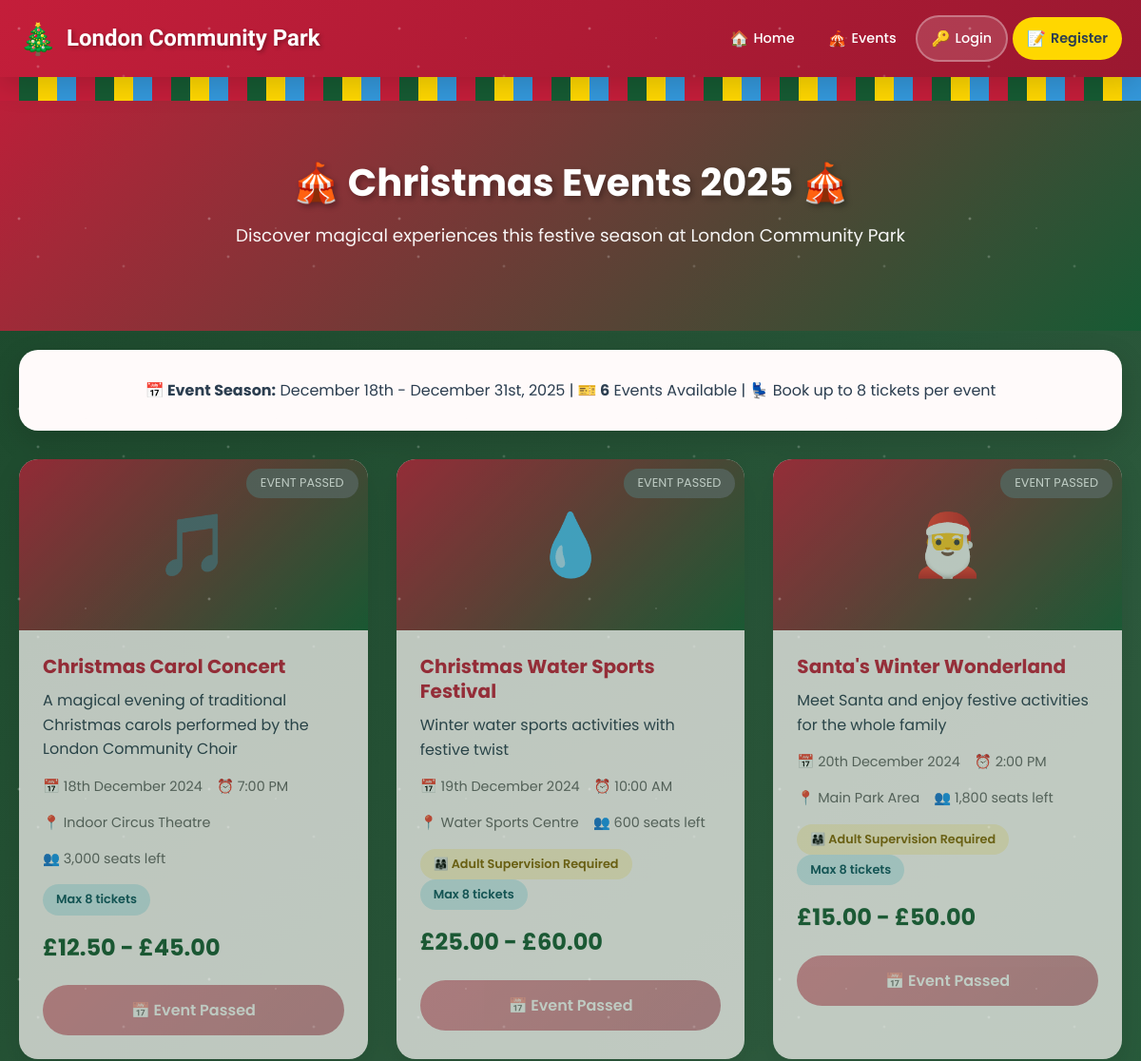
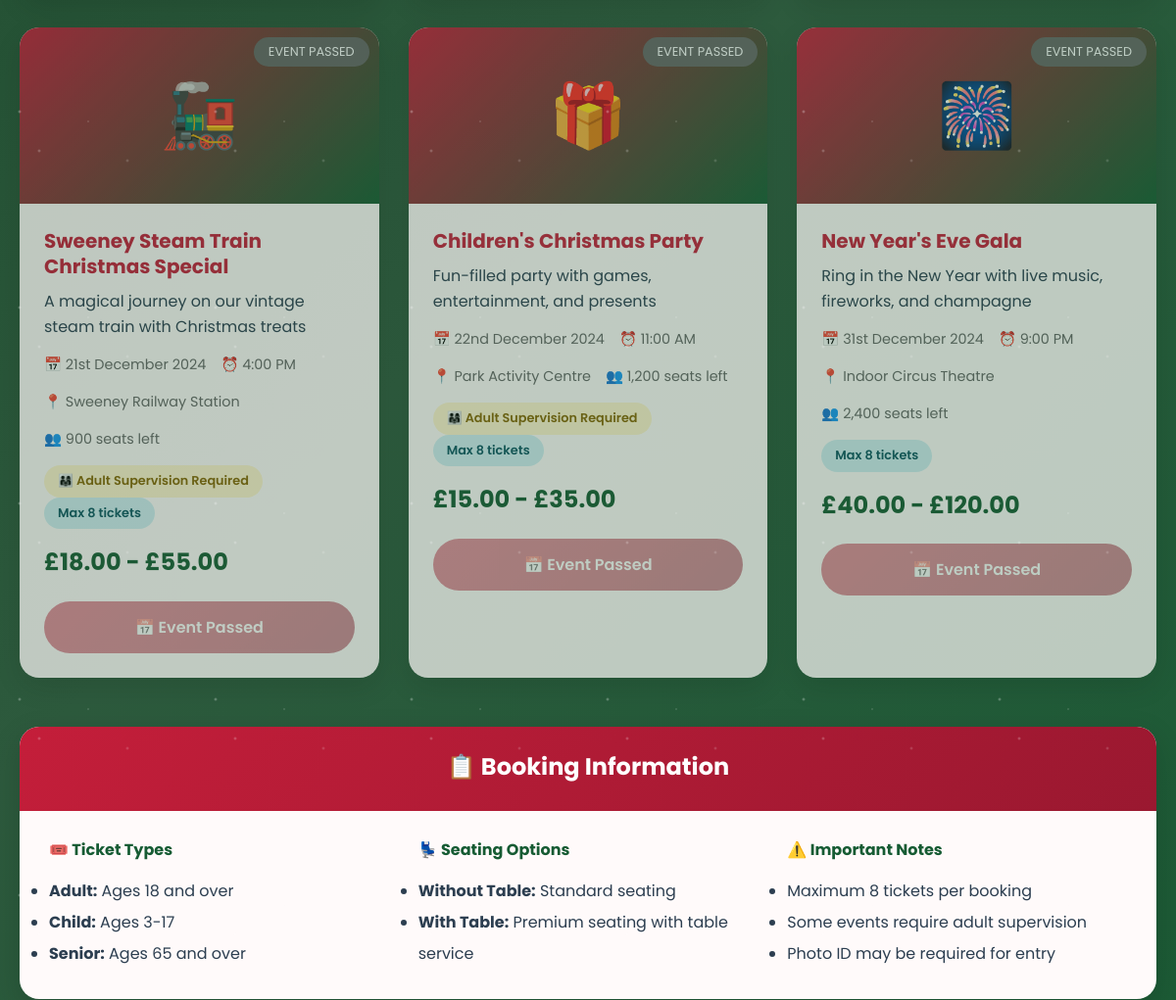
/events.php (upper part), run on an earlier commit of the app's database (2 pictures, top to bottom).
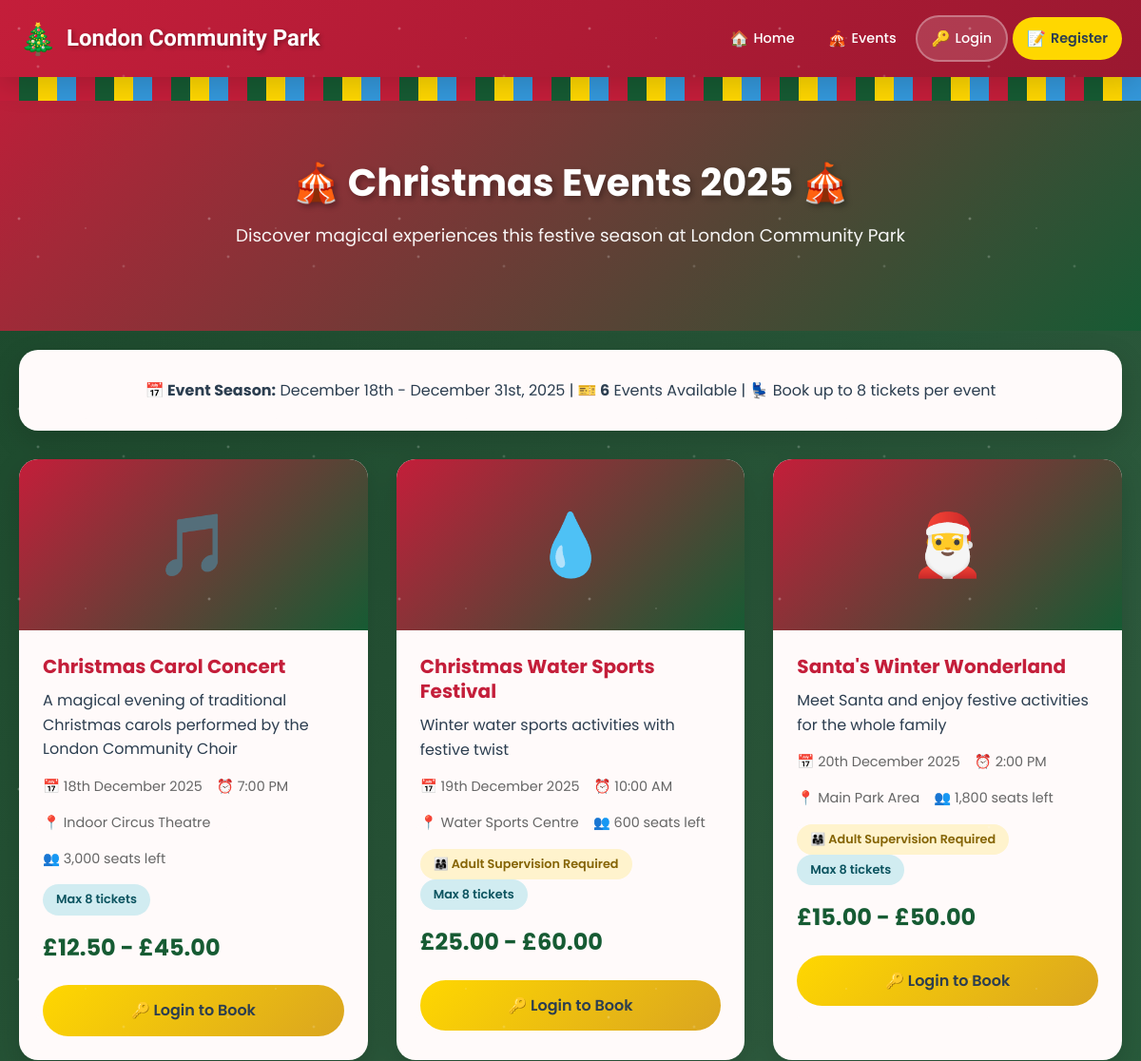
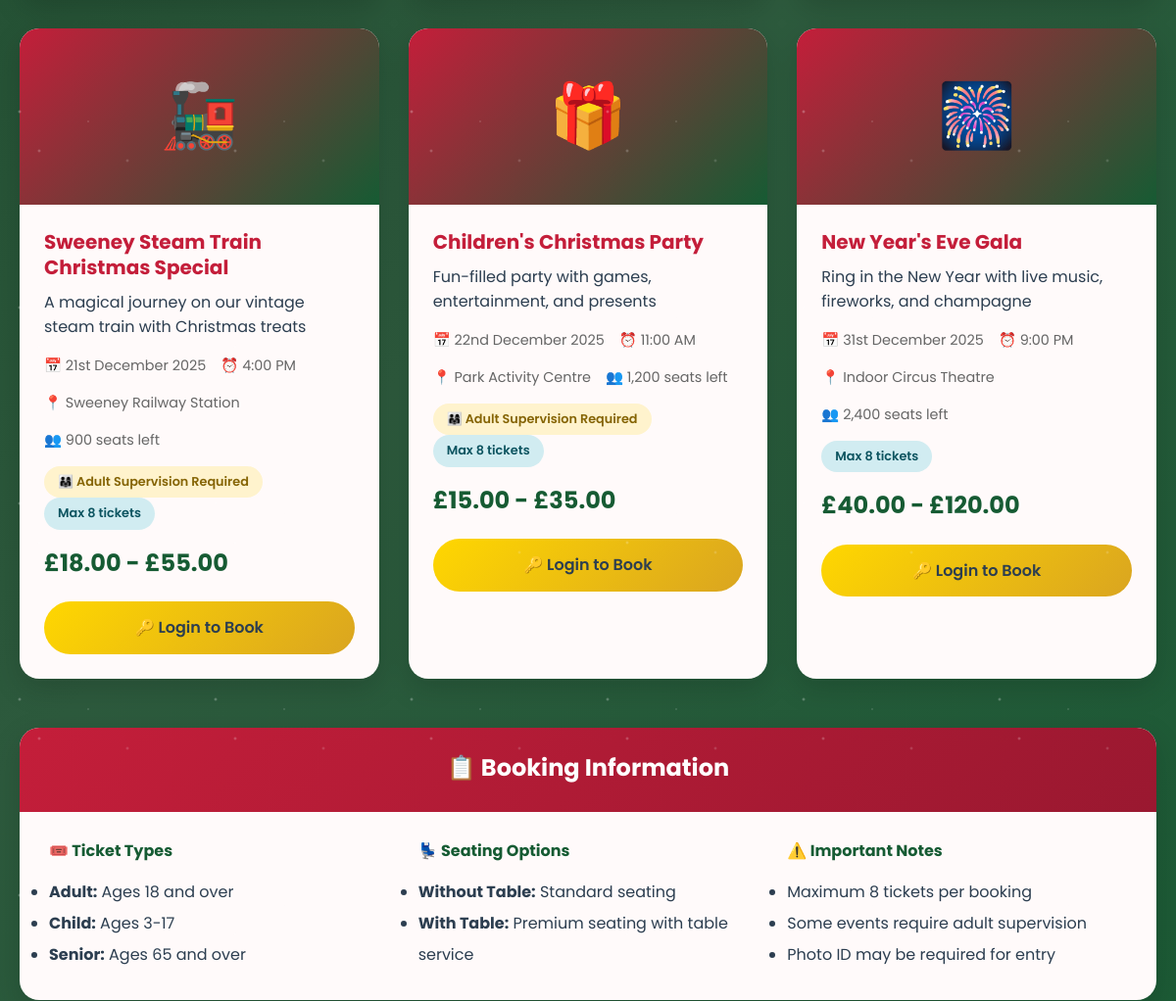
And on a later commit of the database (2 pictures, top to bottom).
### tables this page shows
CREATE TABLE events (
    event_id INT AUTO_INCREMENT PRIMARY KEY,
    event_name VARCHAR(100) NOT NULL,
    event_description TEXT,
    event_date DATE NOT NULL,
    event_time TIME NOT NULL,
    venue VARCHAR(100) NOT NULL,
    total_capacity INT NOT NULL,
    requires_adult TINYINT(1) DEFAULT 0,
    max_tickets_per_booking INT DEFAULT 8,
    event_image VARCHAR(255),
    is_active TINYINT(1) DEFAULT 1,
    created_at TIMESTAMP DEFAULT CURRENT_TIMESTAMP,
    updated_at TIMESTAMP DEFAULT CURRENT_TIMESTAMP ON UPDATE CURRENT_TIMESTAMP
);

### includes/functions.php (called while the page is built, shortened)
<?php
function sanitize($data) {
    $data = trim($data);
    $data = stripslashes($data);
    $data = htmlspecialchars($data);
    return $data;
}
function isLoggedIn() {
    return isset($_SESSION['user_id']);
}
function formatDate($date) {
    return date('jS F Y', strtotime($date));
}
function formatTime($time) {
    return date('g:i A', strtotime($time));
}
function formatCurrency($amount) {
    return '£' . number_format($amount, 2);
}
?>

### events.php (the view, shortened to what this page needs)
<?php
require_once 'includes/header.php';
$sql = "SELECT e.*,
        MIN(p.price) as min_price,
        MAX(p.price) as max_price,
        SUM(s.available_seats) as total_available
        FROM events e
        LEFT JOIN prices p ON e.event_id = p.event_id
        LEFT JOIN seats s ON e.event_id = s.event_id
        WHERE e.is_active = 1
        GROUP BY e.event_id
        ORDER BY e.event_date ASC";
$stmt = $pdo->query($sql);
$events = $stmt->fetchAll();
?>
<section class="hero" style="padding: 40px 20px;">
    <div class="container">
        <h1>🎪 Christmas Events 2025 🎪</h1>
        <p>Discover magical experiences this festive season at London Community Park</p>
    </div>
</section>
<div class="container">
    <div class="card" style="margin-bottom: 30px;">
        <div class="card-body" style="text-align: center;">
            <p style="margin: 0;">
                <strong>📅 Event Season:</strong> December 18th - December 31st, 2025 |
                <strong>🎫 <?php echo count($events); ?></strong> Events Available |
                <strong>💺</strong> Book up to 8 tickets per event
            </p>
        </div>
    </div>
    <?php if (empty($events)): ?>
        <div class="card">
            <div class="card-body" style="text-align: center; padding: 50px;">
                <h3>No Events Available</h3>
                <p>There are currently no Christmas events scheduled. Please check back later!</p>
            </div>
        </div>
    <?php else: ?>
        <div class="events-grid">
            <?php foreach ($events as $event): ?>
                <?php
                $emoji = '🎄';
                if (stripos($event['event_name'], 'carol') !== false) $emoji = '🎵';
                elseif (stripos($event['event_name'], 'santa') !== false) $emoji = '🎅';
                elseif (stripos($event['event_name'], 'train') !== false) $emoji = '🚂';
                elseif (stripos($event['event_name'], 'year') !== false) $emoji = '🎆';
                elseif (stripos($event['event_name'], 'children') !== false) $emoji = '🎁';
                elseif (stripos($event['event_name'], 'water') !== false) $emoji = '💧';
                $isSoldOut = ($event['total_available'] <= 0);
                $isPast = (strtotime($event['event_date']) < strtotime('today'));
                ?>
                <div class="event-card" <?php if ($isSoldOut || $isPast) echo 'style="opacity: 0.7;"'; ?>>
                    <div class="event-image" style="position: relative;">
                        <?php echo $emoji; ?>
                        <?php if ($isSoldOut): ?>
                            <span style="position: absolute; top: 10px; right: 10px; background: #c41e3a; color: white; padding: 5px 15px; border-radius: 20px; font-size: 0.8rem;">
                                SOLD OUT
                            </span>
                        <?php elseif ($isPast): ?>
                            <span style="position: absolute; top: 10px; right: 10px; background: #666; color: white; padding: 5px 15px; border-radius: 20px; font-size: 0.8rem;">
                                EVENT PASSED
                            </span>
                        <?php endif; ?>
                    </div>
                    <div class="event-details">
                        <h3><?php echo sanitize($event['event_name']); ?></h3>
                        <p><?php echo sanitize($event['event_description']); ?></p>
                        <div class="event-meta">
                            <span>📅 <?php echo formatDate($event['event_date']); ?></span>
                            <span>⏰ <?php echo formatTime($event['event_time']); ?></span>
                        </div>
                        <div class="event-meta">
                            <span>📍 <?php echo sanitize($event['venue']); ?></span>
                            <span>👥 <?php echo number_format($event['total_available']); ?> seats left</span>
                        </div>
                        <div style="margin: 15px 0;">
                            <?php if ($event['requires_adult']): ?>
                                <span class="badge badge-warning">👨‍👩‍👧 Adult Supervision Required</span>
                            <?php endif; ?>
                            <span class="badge badge-info">Max <?php echo $event['max_tickets_per_booking']; ?> tickets</span>
                        </div>
                        <div class="event-price">
                            <?php if ($event['min_price'] == $event['max_price']): ?>
                                From <?php echo formatCurrency($event['min_price']); ?>
                            <?php else: ?>
                                <?php echo formatCurrency($event['min_price']); ?> - <?php echo formatCurrency($event['max_price']); ?>
                            <?php endif; ?>
                        </div>
                        <div style="margin-top: 20px;">
                            <?php if ($isSoldOut || $isPast): ?>
                                <button class="btn btn-primary btn-block" disabled style="opacity: 0.5; cursor: not-allowed;">
                                    <?php echo $isSoldOut ? '🚫 Sold Out' : '📅 Event Passed'; ?>
                                </button>
                            <?php elseif (!isLoggedIn()): ?>
                                <a href="<?php echo SITE_URL; ?>/login.php" class="btn btn-gold btn-block">
                                    🔑 Login to Book
                                </a>
                            <?php endif; ?>
                        </div>
                    </div>
                </div>
            <?php endforeach; ?>
        </div>
    <?php endif; ?>
    <section style="margin-top: 50px;">
        <div class="card">
            <div class="card-header">
                <h2>📋 Booking Information</h2>
            </div>
            <div class="card-body">
                <div style="display: grid; grid-template-columns: repeat(auto-fit, minmax(300px, 1fr)); gap: 30px;">
                    <div>
                        <h4 style="color: var(--christmas-green); margin-bottom: 15px;">🎟️ Ticket Types</h4>
                        <ul style="line-height: 2;">
                            <li><strong>Adult:</strong> Ages 18 and over</li>
                            <li><strong>Child:</strong> Ages 3-17</li>
                            <li><strong>Senior:</strong> Ages 65 and over</li>
                        </ul>
                    </div>
                    <div>
                        <h4 style="color: var(--christmas-green); margin-bottom: 15px;">💺 Seating Options</h4>
                        <ul style="line-height: 2;">
                            <li><strong>Without Table:</strong> Standard seating</li>
                            <li><strong>With Table:</strong> Premium seating with table service</li>
                        </ul>
                    </div>
                    <div>
                        <h4 style="color: var(--christmas-green); margin-bottom: 15px;">⚠️ Important Notes</h4>
                        <ul style="line-height: 2;">
                            <li>Maximum 8 tickets per booking</li>
                            <li>Some events require adult supervision</li>
                            <li>Photo ID may be required for entry</li>
                        </ul>
                    </div>
                </div>
            </div>
        </div>
    </section>
</div>
<?php require_once 'includes/footer.php'; ?>

### includes/header.php (shortened to what this page needs)
<?php
require_once __DIR__ . '/functions.php';
$isUserLoggedIn = isLoggedIn();
$isUserAdmin = isAdmin();
$userFirstName = isset($_SESSION['first_name']) ? $_SESSION['first_name'] : '';
?>
<!DOCTYPE html>
<html lang="en">
<head>
    <link rel="stylesheet" href="<?php echo SITE_URL; ?>/assets/css/style.css">
</head>
<body>
    <nav class="navbar">
        <div class="nav-container">
            <a href="<?php echo SITE_URL; ?>/index.php" class="navbar-brand">
                <span class="logo-icon">🎄</span>
                <span class="logo-text">London Community Park</span>
            </a>
            <ul class="nav-links" id="navLinks">
                <li><a href="<?php echo SITE_URL; ?>/index.php"><span class="nav-icon">🏠</span> Home</a></li>
                <li><a href="<?php echo SITE_URL; ?>/events.php"><span class="nav-icon">🎪</span> Events</a></li>
                <?php if ($isUserLoggedIn): ?>
                    <?php if ($isUserAdmin): ?>
                        <li><a href="<?php echo SITE_URL; ?>/admin/index.php"><span class="nav-icon">⚙️</span> Admin</a></li>
                    <?php else: ?>
                        <li><a href="<?php echo SITE_URL; ?>/user/dashboard.php"><span class="nav-icon">📋</span> My Dashboard</a></li>
                        <li><a href="<?php echo SITE_URL; ?>/user/bookings.php"><span class="nav-icon">🎫</span> My Bookings</a></li>
                    <?php endif; ?>
                    <li>
                        <a href="<?php echo SITE_URL; ?>/logout.php" class="btn-nav btn-logout">
                            <span class="nav-icon">👋</span> Logout<?php echo !empty($userFirstName) ? ' (' . sanitize($userFirstName) . ')' : ''; ?>
                        </a>
                    </li>
                <?php else: ?>
                    <li><a href="<?php echo SITE_URL; ?>/login.php" class="btn-nav btn-login"><span class="nav-icon">🔑</span> Login</a></li>
                    <li><a href="<?php echo SITE_URL; ?>/register.php" class="btn-nav btn-register"><span class="nav-icon">📝</span> Register</a></li>
                <?php endif; ?>
            </ul>
        </div>
    </nav>
    <div class="christmas-lights"></div>
    <main class="main-content">

### includes/footer.php (shortened to what this page needs)
    </main>
</body>
</html>

What changed in the data, as far as the page shows it:
changed events "Christmas Carol Concert": event_date "18th December 2024" → "18th December 2025"; event_date "EVENT PASSED 📅 Event Passed" → "🔑 Login to Book"
changed events "Christmas Water Sports Festival": event_date "19th December 2024" → "19th December 2025"; event_date "EVENT PASSED 📅 Event Passed" → "🔑 Login to Book"
changed events "Santa's Winter Wonderland": event_date "20th December 2024" → "20th December 2025"; event_date "EVENT PASSED 📅 Event Passed" → "🔑 Login to Book"
changed events "Sweeney Steam Train Christmas Special": event_date "21st December 2024" → "21st December 2025"; event_date "EVENT PASSED 📅 Event Passed" → "🔑 Login to Book"
changed events "Children's Christmas Party": event_date "22nd December 2024" → "22nd December 2025"; event_date "EVENT PASSED 📅 Event Passed" → "🔑 Login to Book"
changed events "New Year's Eve Gala": event_date "31st December 2024" → "31st December 2025"; event_date "EVENT PASSED 📅 Event Passed" → "🔑 Login to Book"
